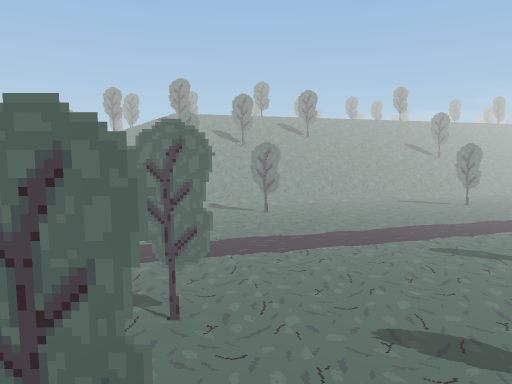
[1] (above)

24 first-person views from a walk through a 3-D level made in the Unity game engine. The camera is 1.4 m above the floor, tilts 6° down and sees 70° across. The floor is counted in squares, 2 m on a side. Each view is taken from the middle of a square. On the plan, view 1 faces up. The plan holds only what a view shows up to about 11 squares ahead; the rest is blank. The place goes on beyond the plan. The player is left out. Some surface patterns are stand-ins.

[2]
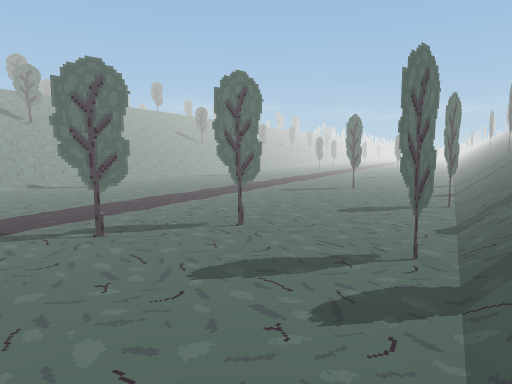

[3]
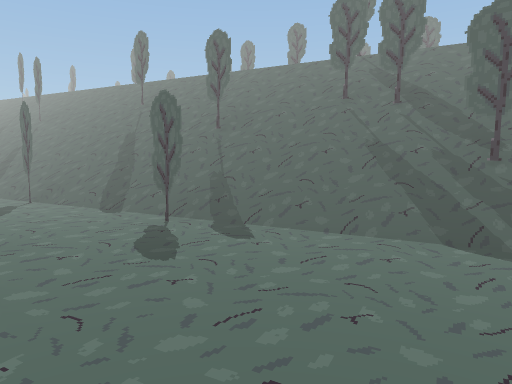

[4]
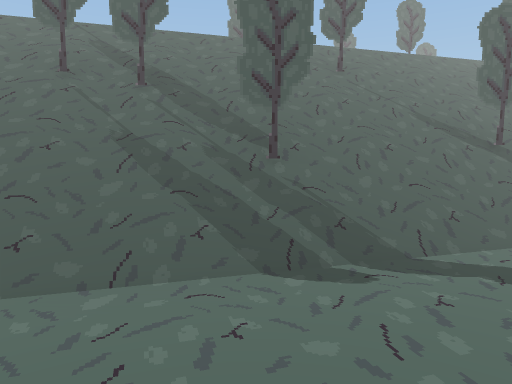

[5]
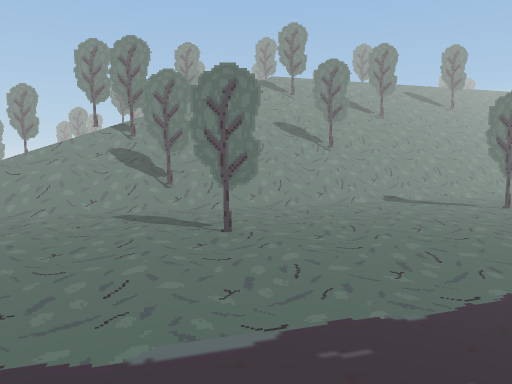

[6]
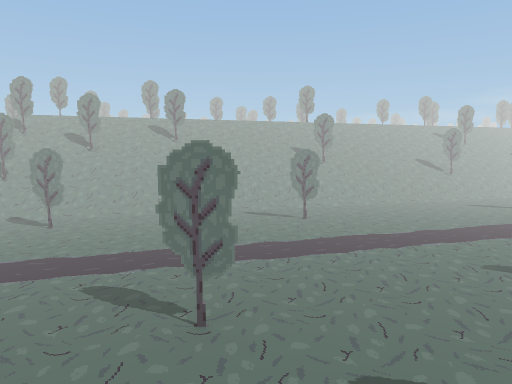

[7]
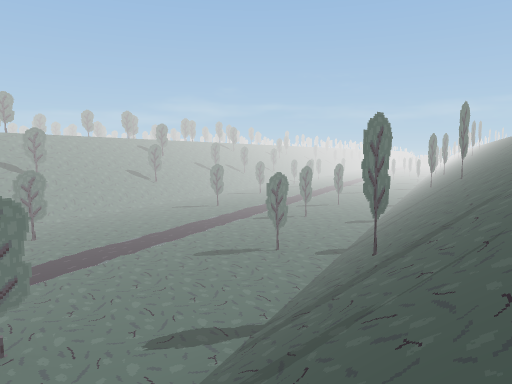

[8]
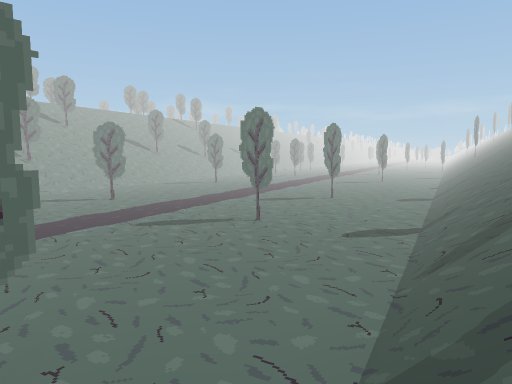

[9]
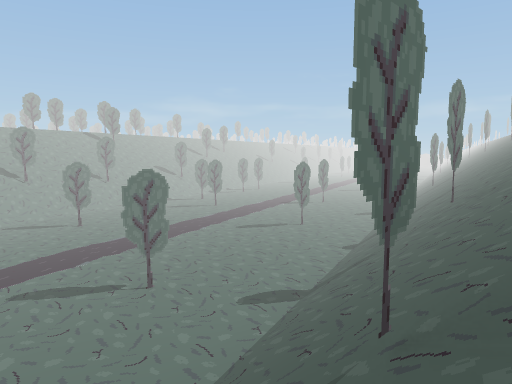

[10]
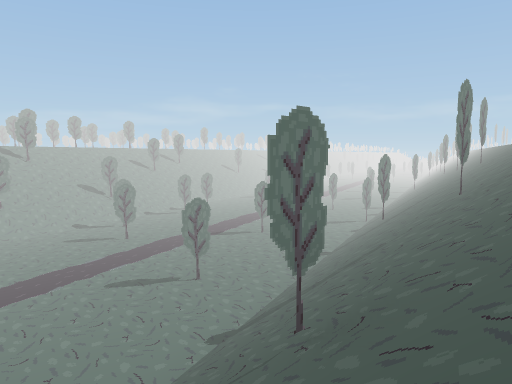

[11]
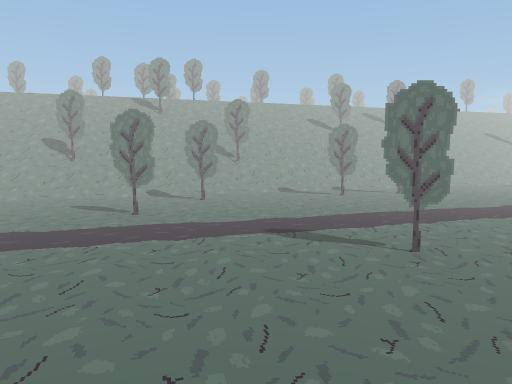

[12]
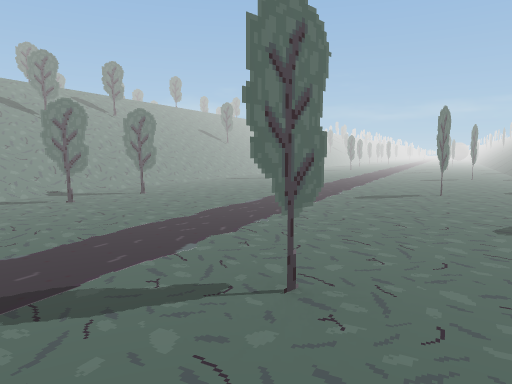

[13]
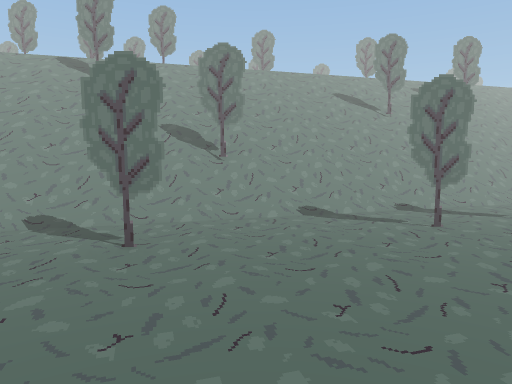

[14]
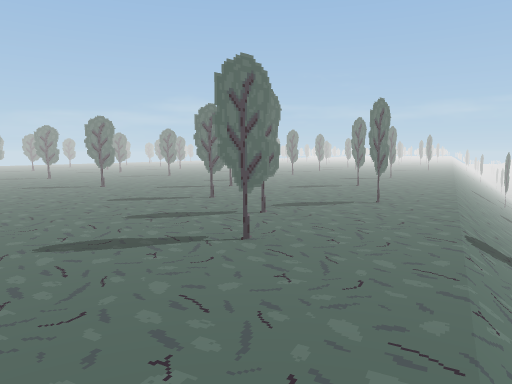

[15]
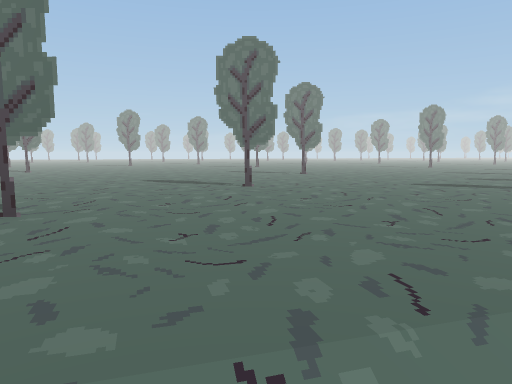

[16]
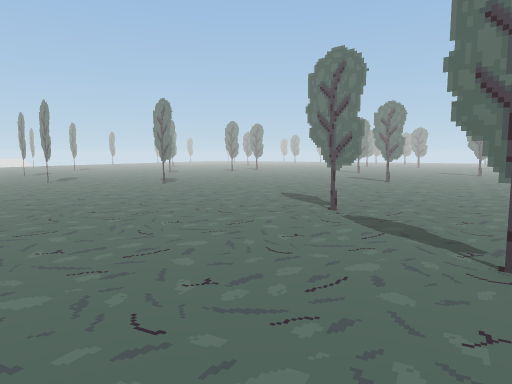

[17]
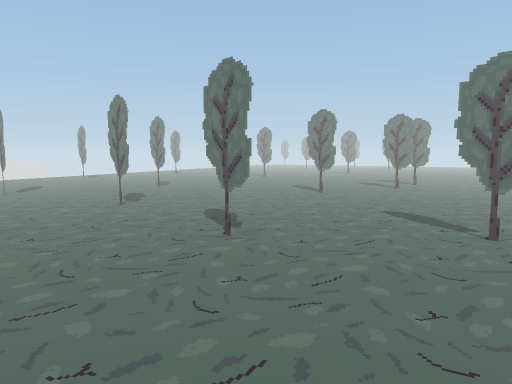

[18]
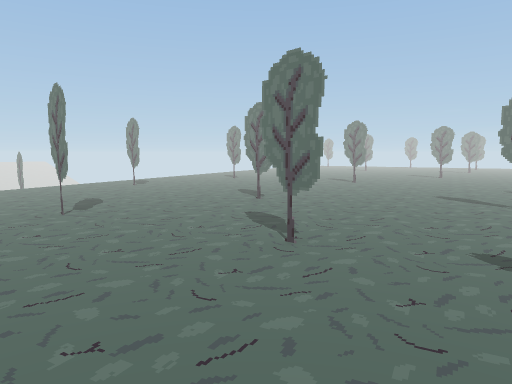

[19]
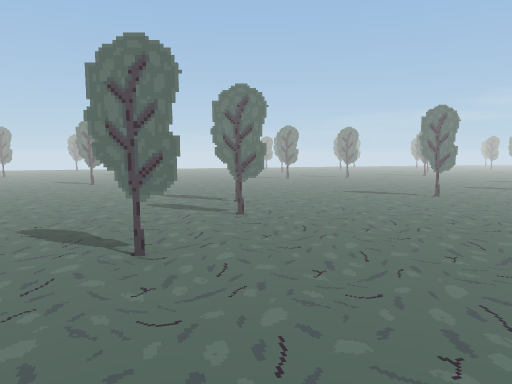

[20]
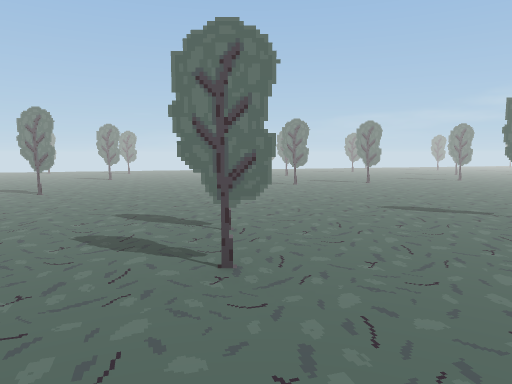

[21]
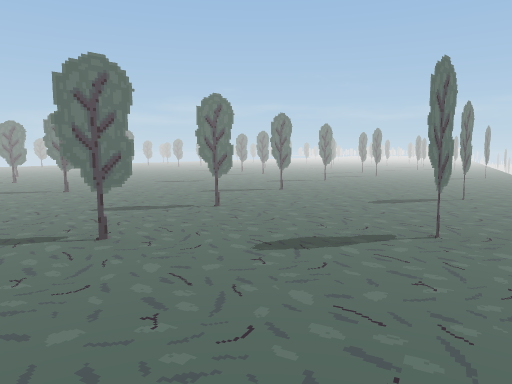

[22]
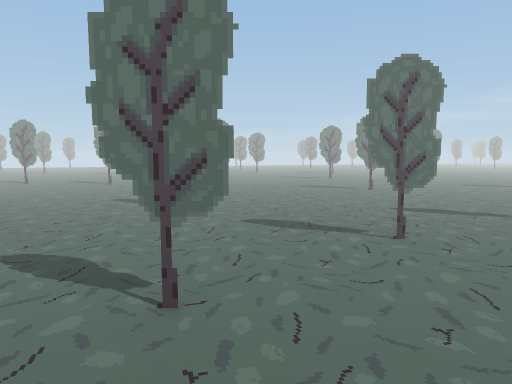

[23]
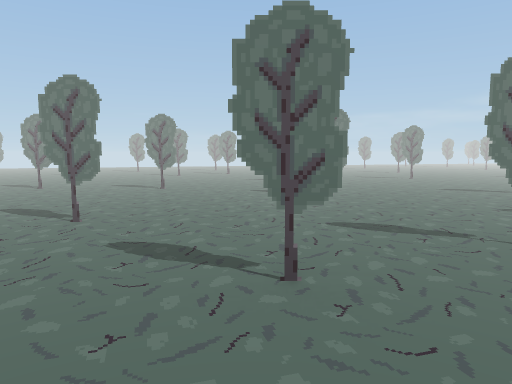

[24]
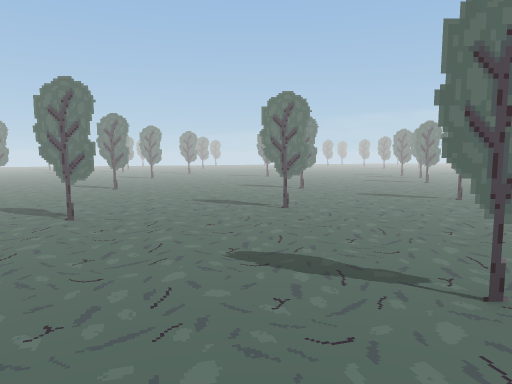

### Floor plan
Key: @ floor where view 1 was taken; x gap in a wall; . main floor; - floor 5 m lower than the main floor; / step, stairs or slope; = window, fence, low wall or low ledge.
Columns run from 4 left of view 1 to 28 right of it. Each row starts with its distance up from view 1.
 30  =.........=............=.......=
 29  ........=.......=.............=.
 28   .................=.=...........
 27   ..=..........=........=...=...
 26    ...........=...............=..
 25   .........=.....=...=.....==...=
 24  ..==...=................=.......
 23 =.......=..............=.........
 22 .............=....=..==.....=....
 21 .......=.................=.....//
 20 =...=............=...=......////
 19 ..........=...=.....=..=./////=/
 18 ......=..=......=....//////==////
 17 ...==.............////=/////////-
 16      ....... ../////////==///----
 15                /= ///=////-==----
 14        ./     /// /=///-=--------
 13      //////   =////--------------
 12 =/////=///=/////---=---=---------
 11 //=/=////////------------------=x
 10 //////////-----=----------==-----
  9  /=///---=-------------------
  8 =//-=------------------=---///
  7 ------------------=-----///=///=
  6 -=-------------==----///////////
  5 ------------=----////////////=//
  4 -------==---/-///=///=//=///
  3 --=x=------////////////
  2 ------=-///=///=/=//
  1 ---==///////////
  0 -///@/////=/=/
 -1 /=//=//=////.
 -2 //==/////.
 -3 =///=/.
 -4 //.   =
 -5
 -6    ==

Positions as (right, up) in squares from view 1, and headings:
1: (0, 0), facing up
2: (-3, 0), facing up-right
3: (-4, 3), facing down-right
4: (-3, 2), facing down
5: (-3, 3), facing up
6: (4, 1), facing up
7: (3, 0), facing up-right
8: (8, 3), facing up-right
9: (12, 3), facing up-right
10: (15, 3), facing up-right
11: (21, 7), facing up
12: (21, 9), facing up-right
13: (21, 11), facing up
14: (14, 17), facing up-right
15: (13, 16), facing up
16: (12, 16), facing up-left
17: (7, 16), facing up-left
18: (4, 16), facing up-left
19: (4, 19), facing up
20: (4, 21), facing up
21: (18, 20), facing up-right
22: (18, 20), facing up
23: (19, 21), facing up
24: (23, 20), facing up
